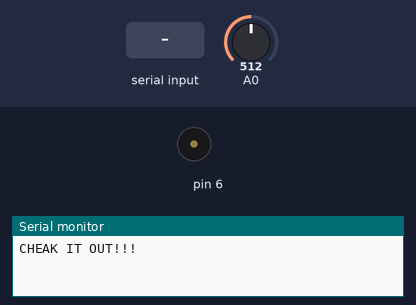
This sketch was run on a simulated Arduino Uno, built for the host (arithmetic inside an expression is 32-bit, double 64-bit). Shown: buzzer (waves = sounding), the last lines printed to the serial monitor. Inputs (shaded band) come from the test bench; at power-on: A0 = 512.

Above: at 1.2 s.
1.3 s: "90,45\n" received over Serial
At 2.0 s:
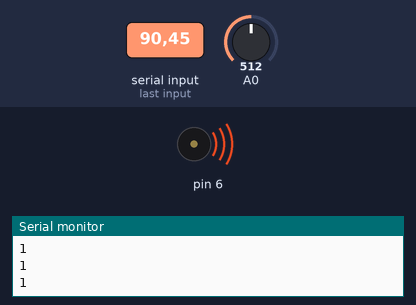
Timing chart, 0 to 4.3 s (numbered marks = the images above; inputs shaded):
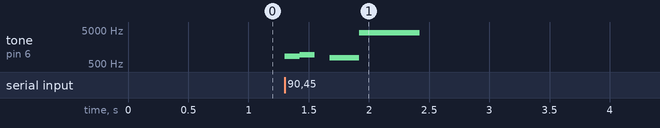

The sketch:

lab01_pridectNumber.ino
```cpp
#include<Tone.h>
#include<arduinoFFT.h>
/**/int incomingByte = 0;

Tone freq1;
Tone freq2;
/**/const int DTMF_freq1[] = {1336, 1209, 1336, 1477, 1209, 1336, 1477, 1209, 1336, 1477};
/**/const int DTMF_freq2[] = {941,  697,  697,  697,  770,  770,  770,  852,  852,  852};

int low_frq[]={740,740,740,800,800,800,900,900,900,1000};
int high_frq[]={1269,1395,1500,1269,1395,1500,1269,1395,1500,1395};


#define SAMPLES 64             //採樣樣本數, 必須是 2 的冪次方倍
#define SAMPLING_FREQUENCY 3000 //(能夠顯示的最高頻率 1700/2, 因為複數對稱的緣故)Ts = Based on Nyquist, must be 2 times the highest expected frequency.
arduinoFFT FFT = arduinoFFT();   //創建 FFT 物件
unsigned int samplingPeriod;
double vReal[SAMPLES]; //實數
double vImag[SAMPLES]; //虛數
unsigned int sampling_period_us;
unsigned long microseconds;

void setup() {
  // put your setup code here, to run once:
  Serial.begin(115200);
  Serial.println("CHEAK IT OUT!!!");
  freq1.begin(5);
  freq2.begin(6);
  sampling_period_us = round(1000000*(1.0/SAMPLING_FREQUENCY)); //Period
}

void loop() {
  if (Serial.available()>0){
    incomingByte = Serial.read();
    int input = incomingByte-48;

    freq1.play(DTMF_freq1[input],500);
    freq2.play(DTMF_freq2[input],500);

      microseconds = micros();
    for(int i=0; i<SAMPLES; i++)
    {

        vReal[i] = analogRead(A0); //傅立葉實數等於測量值
        vImag[i] = 0; //虛數為零
      while(micros() - microseconds < sampling_period_us){
        //empty loop
      }
      microseconds += sampling_period_us;
  }

    FFT.Windowing(vReal, SAMPLES, FFT_WIN_TYP_HAMMING, FFT_FORWARD);  //窗函數
    FFT.Compute(vReal, vImag, SAMPLES, FFT_FORWARD);   //正傅立葉轉換
    FFT.ComplexToMagnitude(vReal, vImag, SAMPLES);

    delay(100);
    judge();
  }
}
void judge(){
  double low_peak  = FFT.AdjustMajorPeak(vReal, SAMPLES, SAMPLING_FREQUENCY,13,22);
  double high_peak = FFT.AdjustMajorPeak(vReal, SAMPLES, SAMPLING_FREQUENCY,22,33);
  //Serial.println(low_peak);

  for(int i=0;i<10;i++){
    if( low_peak < low_frq[i]){
      if( high_peak < high_frq[i]){
        Serial.println((i+1)%10);
        break;
      }
    }
  }
}
```

Measured:
- after the input at 1.3 s, tone on pin 6: plays 852 Hz for 0.12 s, 941 Hz for 0.12 s, 770 Hz for 0.25 s, 4111 Hz for 0.50 s, starting at once
